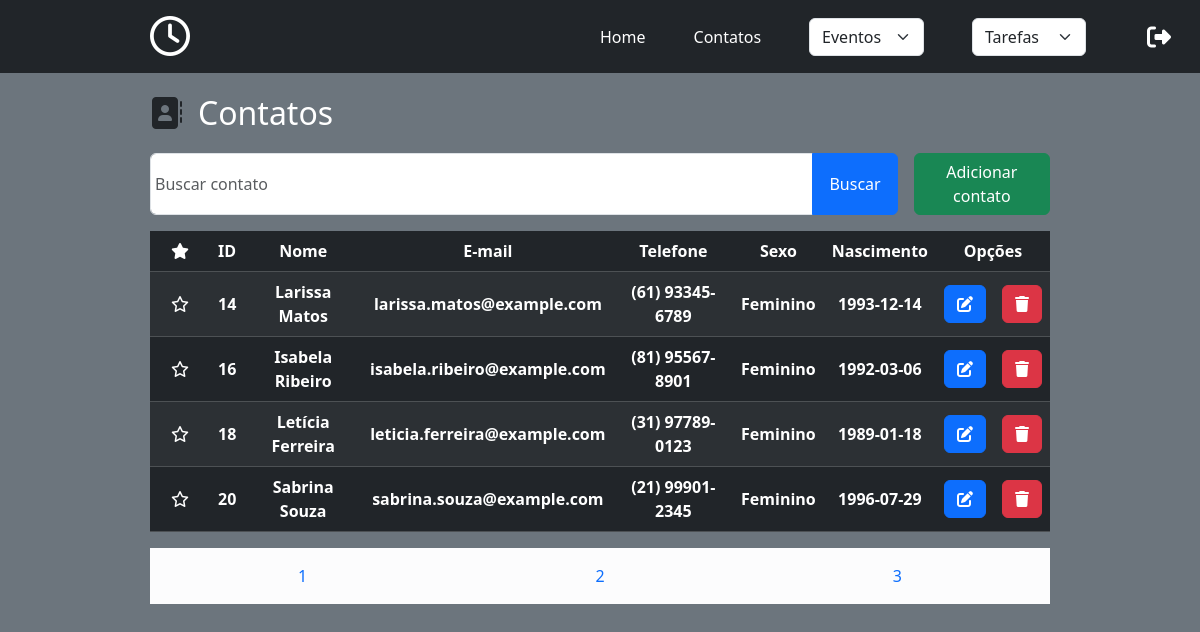
The app's page /index.php?page=contatos&idPagina=3 (signed in) with its own data.
### tables this page shows
CREATE TABLE `contatos` (
  `idContato` int(11) NOT NULL,
  `nomeContato` varchar(200) DEFAULT NULL,
  `emailContato` varchar(200) DEFAULT NULL,
  `telefoneContato` varchar(50) DEFAULT NULL,
  `sexoContato` varchar(15) DEFAULT NULL,
  `dataNascimentoContato` date DEFAULT NULL,
  `flagFavoritoContato` tinyint(1) DEFAULT NULL,
  `fotoContato` varchar(255) DEFAULT NULL
);

### MVC/models/contatos/ModelContatos.php (called while the page is built, shortened)
<?php
    class ModelContatos {
        private static string $nomeTabela        = "contatos";
        private static int $limiteContatosPagina = 8;
        private static int $paginaInicial        = 0;
        private static int $paginaAtual          = 0;
        public static function getLimiteContatosPagina() : int {
            return self::$limiteContatosPagina;
        }
        public static function getPaginaAtual() : int {
            return (!isset($_GET['idPagina']) || !is_numeric($_GET['idPagina']) || $_GET['idPagina'] < 1) ? 1 : (int) $_GET['idPagina'];
        }
        public static function getQuantidadePaginas() : int {
            return round(self::resgatarQuantidadeContatos() / self::$limiteContatosPagina);
        }
        public static function resgatarQuantidadeContatos() : int {
            $pdo = Connection::conectar();
            $sqlSelectQuantidadeContatos = "SELECT COUNT(*) FROM " . self::$nomeTabela;
            $stmt = $pdo->prepare($sqlSelectQuantidadeContatos);
            try {
                $stmt->execute();
                return $stmt->fetchColumn();
            } catch(PDOException $e) {
                throw new RuntimeException("Erro ao buscar quantidade de contatos: " . $e->getMessage());
            }
        }
        public static function resgatarDadosContatos($chaveBusca) : array {
            $pdo = Connection::conectar();
            self::$paginaAtual   = self::getPaginaAtual();
            self::$totalContatos = self::resgatarQuantidadeContatos();
            self::$paginaInicial = (self::$paginaAtual - 1) * self::$limiteContatosPagina;
            $sqlSelectFromAll = "SELECT * FROM " . self::$nomeTabela . " ORDER BY flagFavoritoContato DESC LIMIT :offset, :limit";
            $sqlChaveBusca    = "SELECT * FROM " . self::$nomeTabela . " WHERE nomeContato LIKE :chaveBusca ORDER BY flagFavoritoContato DESC LIMIT :offset, :limit";
            $sqlSelectFrom = empty($chaveBusca) ? $sqlSelectFromAll : $sqlChaveBusca;
            $stmt = $pdo->prepare($sqlSelectFrom);
            $stmt->bindValue(':offset', self::$paginaInicial, PDO::PARAM_INT);
            $stmt->bindValue(':limit', self::$limiteContatosPagina, PDO::PARAM_INT);
            if(empty($chaveBusca)) {
                try {
                    $stmt->execute();
                    return $stmt->fetchAll(PDO::FETCH_ASSOC);
                } catch (PDOException $e) {
                    throw new RuntimeException("Erro ao buscar contatos: " . $e->getMessage());
                }
            }
        }
    }

### MVC/controllers/contatos/ControllerContatos.php (called while the page is built, shortened)
<?php
    require_once "/opt/lampp/htdocs/Sistema-de-Agenda/MVC/models/contatos/ModelContatos.php";
    class ControllerContatos {
        public static function resgatarDadosContatos($chaveBusca)                  : array {
            return ModelContatos::resgatarDadosContatos($chaveBusca);
        }
        public static function getLimiteContatosPagina()                           : int {
            return ModelContatos::getLimiteContatosPagina();
        }
        public static function getPaginaAtual()                                    : int {
            return ModelContatos::getPaginaAtual();
        }
        public static function getQuantidadePaginas()                              : int {
            return ModelContatos::getQuantidadePaginas();
        }
    }

### MVC/views/contatos/ViewContatos.php (the view, shortened to what this page needs)
<?php
    require_once "/opt/lampp/htdocs/Sistema-de-Agenda/MVC/controllers/contatos/ControllerContatos.php";
    $dadosContatos = ControllerContatos::resgatarDadosContatos(null);
?>
<section class="containerContatos w-100 h-100 d-flex flex-column align-items-center">
    <header class="w-75 my-3 d-flex align-items-center gap-3">
        <span class="fs-2">
            <i class="fa-solid fa-address-book"></i>
        </span>
        <h1 class="align-self-center fs-2 my-0 text-white">Contatos</h1>
    </header>
    <form class="formBuscaContatos mb-3 w-75 d-flex column-gap-3"
    action="index.php?page=buscarContatos" method="POST">
        <div class="input-group">
            <input class="form-control w-75 form-control p-1" type="text" name="chaveBusca" placeholder="Buscar contato">
            <button class="input-group-text w-auto btn btn-primary px-3 py-2" id="buscarContato" type="submit">Buscar</button>
        </div>
        <button class="adicionarContatosButton btn btn-success">
            <a class="text-decoration-none text-white" href="index.php?page=adicionarContatos">Adicionar contato</a>
        </button>
    </form>
    <div class="exibirContatos w-75">
        <table class="table table-dark table-striped table-hover">
            <thead>
                <tr class="table-row">
                    <th class="table-cell align-middle text-center">
                        <i class="fa-solid fa-star"></i>
                    </th>
                    <th class="table-cell align-middle text-center">ID</th>
                    <th class="table-cell align-middle text-center">Nome</th>
                    <th class="table-cell align-middle text-center">E-mail</th>
                    <th class="table-cell align-middle text-center">Telefone</th>
                    <th class="table-cell align-middle text-center">Sexo</th>
                    <th class="table-cell align-middle text-center">Nascimento</th>
                    <th class="table-cell align-middle text-center" colspan="2">Opções</th>
                </tr>
            </thead>
            <tbody>
                <?php foreach($dadosContatos as $content):?>
                    <tr class="table-row">
                        <th class="table-cell align-middle text-center">
                            <button data-id="<?= $content['idContato'] ?>" id="<?= $content['flagFavoritoContato'] ?>" class="btn btnFavoritarContato">
                                <?=$content['flagFavoritoContato'] === 1 ? '<i class="fa-solid fa-star" style="color: #FFD43B;"></i>' : '<i class="fa-regular fa-star" style="color: #ffffff;"></i>'?>
                            </button>
                        </th>
                        <th class="table-cell align-middle text-center">
                            <?= $content['idContato']?>
                        </th>
                        <th class="table-cell align-middle text-center">
                            <?= $content['nomeContato'] ?>
                        </th>
                        <th class="table-cell align-middle text-center">
                            <?= $content['emailContato'] ?>
                        </th>
                        <th class="table-cell align-middle text-center">
                            <?= $content['telefoneContato'] ?>
                        </th>
                        <th class="table-cell align-middle text-center">
                            <?= $content['sexoContato'] ?>
                        </th>
                        <th class="table-cell align-middle text-center">
                            <?= $content['dataNascimentoContato']?>
                        </th>
                        <th class="table-cell align-middle text-center">
                            <a class="btn btn-primary" href="index.php?page=editarContatos&id=<?= $content['idContato']?>">
                                <i class="fa-solid fa-pen-to-square"></i>
                            </a>
                        </th>
                        <th class="table-cell align-middle text-center">
                            <button class="excluirContatosButton btn btn-danger" data-id="<?= $content['idContato'] ?>">
                                <i class="fa-solid fa-trash"></i>
                            </button>
                        </th>
                    </tr>
                <?php endforeach ?>
            </tbody>
        </table>
    </div>
    <div class="paginasContatos d-flex justify-content-around align-items-center gap-4 bg-light-subtle p-3 w-75 ">
    <?php
        $intervaloPaginas           = ControllerContatos::getLimiteContatosPagina();
        $paginaAtual                = ControllerContatos::getPaginaAtual();
        $quantidadePaginas          = ControllerContatos::getQuantidadePaginas();
        $blocoAtual = ceil($paginaAtual / $intervaloPaginas);
        $paginaInicio = (($blocoAtual - 1) * $intervaloPaginas) + 1;
        $paginaFim = min($paginaInicio + $intervaloPaginas - 1, $quantidadePaginas);
        ?>
        <?php for ($i = $paginaInicio; $i <= $paginaFim; $i++): ?>
            <div>
                <a class="paginaContato text-decoration-none text-primary <?= $i == $paginaAtual ? 'paginaAtiva' : '' ?>"
                href="index.php?page=contatos&idPagina=<?= $i ?>">
                    <?= $i ?>
                </a>
            </div>
        <?php endfor; ?>
</div>
</section>

### records on screen
contatos: flagFavoritoContato 0 (drawn), idContato "14", nomeContato "Larissa Matos", emailContato "larissa.matos@example.com", telefoneContato "(61) 93345-6789", sexoContato "Feminino", dataNascimentoContato "1993-12-14"
contatos: flagFavoritoContato 0 (drawn), idContato "16", nomeContato "Isabela Ribeiro", emailContato "isabela.ribeiro@example.com", telefoneContato "(81) 95567-8901", sexoContato "Feminino", dataNascimentoContato "1992-03-06"
contatos: flagFavoritoContato 0 (drawn), idContato "18", nomeContato "Letícia Ferreira", emailContato "leticia.ferreira@example.com", telefoneContato "(31) 97789-0123", sexoContato "Feminino", dataNascimentoContato "1989-01-18"
contatos: flagFavoritoContato 0 (drawn), idContato "20", nomeContato "Sabrina Souza", emailContato "sabrina.souza@example.com", telefoneContato "(21) 99901-2345", sexoContato "Feminino", dataNascimentoContato "1996-07-29"
